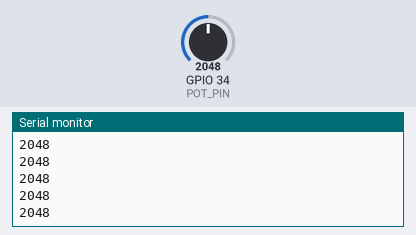
Bench run of a sketch on a simulated ESP32. Parts: the last lines printed to the serial monitor. Inputs (shaded band) come from the test bench; at power-on: GPIO 34 (POT_PIN) = 2048.

Above: at 1.2 s.
1.3 s: GPIO 34 (POT_PIN) set to 2866
At 1.31 s:
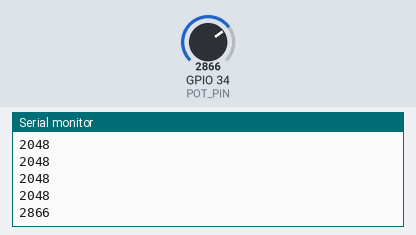
2.8 s: GPIO 34 (POT_PIN) set to 3603
At 2.81 s:
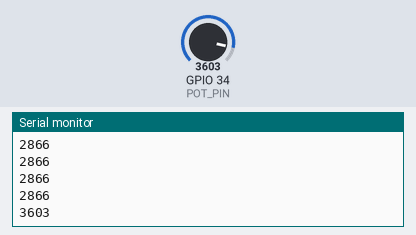
Timing chart, 0 to 5.8 s (numbered marks = the images above; inputs shaded):
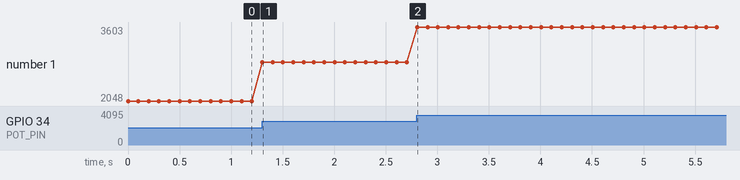

Measured:
- after the input at 1.3 s, the serial monitor: prints a new line at once (image 1)
- after the input at 2.8 s, the serial monitor: prints a new line at once (image 2)
- plotted number 1: 2048 → 2866 after the input at 1.3 s, 2866 → 3603 after the input at 2.8 s

The sketch:

pot_read.ino
```cpp
// ESP32 From Zero - Episode 7: read the knob
// Potentiometer middle leg on GPIO 34 (outer legs: 3V3 and GND).
// What it does: prints the knob's position (0 .. 4095) ten times a second. Turn the knob and watch the number.

const int POT_PIN = 34;        // the knob's middle leg

void setup() {
  Serial.begin(115200);        // so we can print to the Serial Monitor
}

void loop() {
  int value = analogRead(POT_PIN);  // 0 = knob at one end (0 V), 4095 = other end (3.3 V)
  Serial.println(value);            // show it
  delay(100);                       // ten readings a second
}
```
